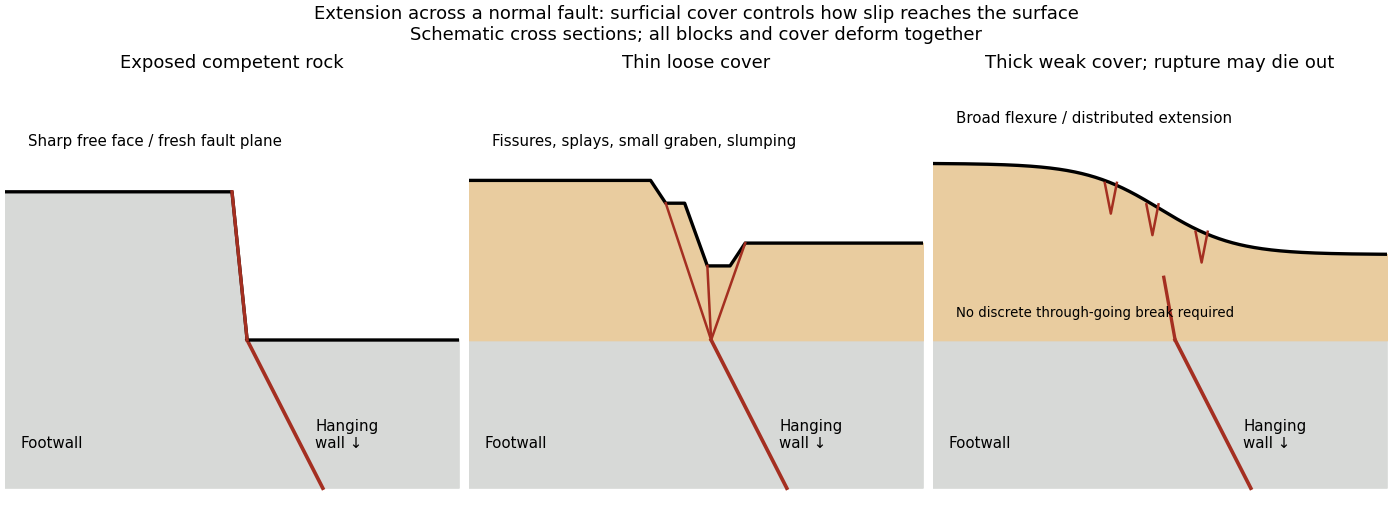

This figure's Python source:
"""Original surface-rupture cartoons; opaque basename PNG to CWD.
Python 3.14.4 / NumPy 2.3.5 / Matplotlib 3.10.7.
"""
from pathlib import Path
import numpy as np
import matplotlib
matplotlib.use('Agg')
import matplotlib.pyplot as plt


def main():
    plt.rcParams.update({'font.size':9})
    fig,axes=plt.subplots(1,3,figsize=(11.6,4.3),layout='constrained')
    for j,ax in enumerate(axes):
        ax.fill_between([-3,3],[-.7,-.7],-2,color='#d7d9d7')
        ax.plot([.2,1.2],[-.7,-2],color='#a42f21',lw=2.2)
        ax.text(-2.8,-1.65,'Footwall');ax.text(1.1,-1.65,'Hanging\nwall ↓')
        ax.set(xlim=(-3,3),ylim=(-2.2,1.6),title=['Exposed competent rock','Thin loose cover','Thick weak cover; rupture may die out'][j]);ax.axis('off')
    ax=axes[0]
    ax.fill_between([-3,0,.2,3],[.6,.6,-.7,-.7],[-.7]*4,color='#d7d9d7')
    ax.plot([-3,0,.2,3],[.6,.6,-.7,-.7],'k',lw=2)
    ax.plot([0,.2],[.6,-.7],color='#a42f21',lw=2)
    ax.text(-2.7,1,'Sharp free face / fresh fault plane')
    ax=axes[1]
    x=[-3,-.6,-.4,-.15,.15,.45,.65,3];y=[.7,.7,.5,.5,-.05,-.05,.15,.15]
    ax.fill_between(x,y,-.7,color='#e9cc9f');ax.plot(x,y,'k',lw=2)
    for a,b in [((.2,-.7),(-.4,.5)),((.2,-.7),(.15,-.05)),((.2,-.7),(.65,.15))]:ax.plot([a[0],b[0]],[a[1],b[1]],color='#a42f21',lw=1.5)
    ax.text(-2.7,1,'Fissures, splays, small graben, slumping')
    ax=axes[2];x=np.linspace(-3,3,401);y=.45-.4*np.tanh(x)
    ax.fill_between(x,y,-.7,color='#e9cc9f');ax.plot(x,y,'k',lw=2)
    ax.plot([.2,.05],[-.7,-.15],color='#a42f21',lw=2)
    for xx in (-.65,-.1,.55):
        yy=.45-.4*np.tanh(xx);ax.plot([xx-.08,xx,xx+.08],[yy,yy-.27,yy],color='#a42f21')
    ax.text(-2.7,1.2,'Broad flexure / distributed extension')
    ax.text(-2.7,-.5,'No discrete through-going break required',fontsize=8)
    fig.suptitle('Extension across a normal fault: surficial cover controls how slip reaches the surface\nSchematic cross sections; all blocks and cover deform together')
    fig.savefig(Path.cwd()/(Path(__file__).stem+'.png'),dpi=120,facecolor='white',transparent=False)
    plt.close(fig)


if __name__ == '__main__': main()
